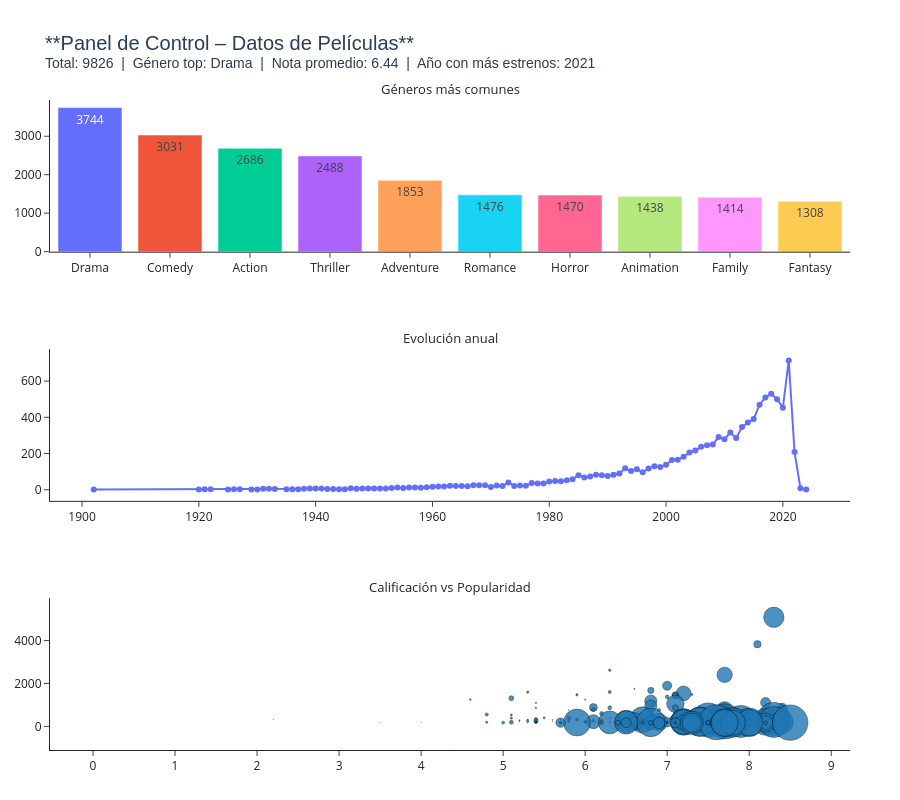

Here is the notebook cell this chart was saved with:
### Markdown cell above
---
## 8. Mini Dashboard con los Principales Resultados

Se combinan los tres gráficos anteriores en una sola vista ordenada usando `make_subplots`, con un título que incluye los KPIs principales del catálogo (total de películas, género top, nota promedio y año con más estrenos). Esto reúne los principales resultados del análisis en un solo vistazo y da un cierre visual a la presentación.

### Code cell
# ─────────────────────────────────────────────────────────────────────────────
# CELDA 8 - Mini Dashboard con KPIs y 3 gráficos (Responsable: Michelangelo)
# ─────────────────────────────────────────────────────────────────────────────

# 1) CALCULAR KPIs PRINCIPALES (a partir del DataFrame ya limpio)
total_peliculas = len(df)
genero_top = df['Genre'].value_counts().index[0]          # género más frecuente
nota_promedio = df['Vote_Average'].mean().round(2)        # promedio global
anio_mas_estrenos = df['Release_Date'].dt.year.value_counts().idxmax()  # año con más lanzamientos

# 2) CREAR SUBPLOTS (1 fila, 3 columnas)
from plotly.subplots import make_subplots

fig_dashboard = make_subplots(
    rows=3, cols=1,
    subplot_titles=("Géneros más comunes", "Evolución anual", "Calificación vs Popularidad"),
    shared_yaxes=False,   # cada gráfico tiene su propia escala Y
    horizontal_spacing=0.12,
    vertical_spacing=0.15
)

# 3) AÑADIR CADA GRÁFICO A SU RESPECTIVO SUBPLOT
# -------------------------------------------------
# Gráfico 1: Barras (géneros) → columna 1
for trace in fig_barras.data:
    fig_dashboard.add_trace(trace, row=1, col=1)

# Gráfico 2: Líneas (evolución anual) → columna 2
for trace in fig_lineas.data:
    fig_dashboard.add_trace(trace, row=2, col=1)

# Gráfico 3: Dispersión (calificación vs popularidad) → columna 3
for trace in fig_dispersion.data:
    fig_dashboard.add_trace(trace, row=3, col=1)

# 4) CONFIGURAR LAYOUT DEL DASHBOARD
fig_dashboard.update_layout(
    title_text=(
        f"**Panel de Control – Datos de Películas**<br>"
        f"<sup>Total: {total_peliculas}  |  "
        f"Género top: {genero_top}  |  "
        f"Nota promedio: {nota_promedio}  |  "
        f"Año con más estrenos: {anio_mas_estrenos}</sup>"
    ),
    title_font=dict(size=20, family="Arial", color="#2c3e50"),
    height=800,
    width=900,
    showlegend=False,          # los gráficos individuales ya tienen su leyenda si la usan
    template="simple_white",
    margin=dict(l=50, r=50, t=100, b=50)
)

# 5) AJUSTAR EJES (para que se vean limpios)
# Eje Y del gráfico 1 (barras) – ya viene con el rango adecuado desde fig_barras
# Eje Y del gráfico 2 (líneas) – igual
# Eje Y del gráfico 3 (dispersión) – igual

# Opcional: si quieres estandarizar el tamaño de los títulos de los subplots
fig_dashboard.update_annotations(font_size=13)

# 6) MOSTRAR DASHBOARD
fig_dashboard.show()

### Figure 1 — Plotly figure (JSON) as saved in the notebook; plotly's stock layout.template omitted (floating-point values rounded to 4 significant figures; data arrays with more than 128 entries replaced by an {"elided": "..."} marker saying what was removed)
{"data": [{"hovertemplate": "Genero=%{x}<br>Cantidad de peliculas=%{y}<extra></extra>", "legendgroup": "Drama", "marker": {"color": "#636efa", "pattern": {"shape": ""}}, "name": "Drama", "orientation": "v", "showlegend": true, "textposition": "auto", "texttemplate": "%{y}", "type": "bar", "x": ["Drama"], "xaxis": "x", "y": [3744], "yaxis": "y"}, {"hovertemplate": "Genero=%{x}<br>Cantidad de peliculas=%{y}<extra></extra>", "legendgroup": "Comedy", "marker": {"color": "#EF553B", "pattern": {"shape": ""}}, "name": "Comedy", "orientation": "v", "showlegend": true, "textposition": "auto", "texttemplate": "%{y}", "type": "bar", "x": ["Comedy"], "xaxis": "x", "y": [3031], "yaxis": "y"}, {"hovertemplate": "Genero=%{x}<br>Cantidad de peliculas=%{y}<extra></extra>", "legendgroup": "Action", "marker": {"color": "#00cc96", "pattern": {"shape": ""}}, "name": "Action", "orientation": "v", "showlegend": true, "textposition": "auto", "texttemplate": "%{y}", "type": "bar", "x": ["Action"], "xaxis": "x", "y": [2686], "yaxis": "y"}, {"hovertemplate": "Genero=%{x}<br>Cantidad de peliculas=%{y}<extra></extra>", "legendgroup": "Thriller", "marker": {"color": "#ab63fa", "pattern": {"shape": ""}}, "name": "Thriller", "orientation": "v", "showlegend": true, "textposition": "auto", "texttemplate": "%{y}", "type": "bar", "x": ["Thriller"], "xaxis": "x", "y": [2488], "yaxis": "y"}, {"hovertemplate": "Genero=%{x}<br>Cantidad de peliculas=%{y}<extra></extra>", "legendgroup": "Adventure", "marker": {"color": "#FFA15A", "pattern": {"shape": ""}}, "name": "Adventure", "orientation": "v", "showlegend": true, "textposition": "auto", "texttemplate": "%{y}", "type": "bar", "x": ["Adventure"], "xaxis": "x", "y": [1853], "yaxis": "y"}, {"hovertemplate": "Genero=%{x}<br>Cantidad de peliculas=%{y}<extra></extra>", "legendgroup": "Romance", "marker": {"color": "#19d3f3", "pattern": {"shape": ""}}, "name": "Romance", "orientation": "v", "showlegend": true, "textposition": "auto", "texttemplate": "%{y}", "type": "bar", "x": ["Romance"], "xaxis": "x", "y": [1476], "yaxis": "y"}, {"hovertemplate": "Genero=%{x}<br>Cantidad de peliculas=%{y}<extra></extra>", "legendgroup": "Horror", "marker": {"color": "#FF6692", "pattern": {"shape": ""}}, "name": "Horror", "orientation": "v", "showlegend": true, "textposition": "auto", "texttemplate": "%{y}", "type": "bar", "x": ["Horror"], "xaxis": "x", "y": [1470], "yaxis": "y"}, {"hovertemplate": "Genero=%{x}<br>Cantidad de peliculas=%{y}<extra></extra>", "legendgroup": "Animation", "marker": {"color": "#B6E880", "pattern": {"shape": ""}}, "name": "Animation", "orientation": "v", "showlegend": true, "textposition": "auto", "texttemplate": "%{y}", "type": "bar", "x": ["Animation"], "xaxis": "x", "y": [1438], "yaxis": "y"}, {"hovertemplate": "Genero=%{x}<br>Cantidad de peliculas=%{y}<extra></extra>", "legendgroup": "Family", "marker": {"color": "#FF97FF", "pattern": {"shape": ""}}, "name": "Family", "orientation": "v", "showlegend": true, "textposition": "auto", "texttemplate": "%{y}", "type": "bar", "x": ["Family"], "xaxis": "x", "y": [1414], "yaxis": "y"}, {"hovertemplate": "Genero=%{x}<br>Cantidad de peliculas=%{y}<extra></extra>", "legendgroup": "Fantasy", "marker": {"color": "#FECB52", "pattern": {"shape": ""}}, "name": "Fantasy", "orientation": "v", "showlegend": true, "textposition": "auto", "texttemplate": "%{y}", "type": "bar", "x": ["Fantasy"], "xaxis": "x", "y": [1308], "yaxis": "y"}, {"hovertemplate": "Year=%{x}<br>Cantidad=%{y}<extra></extra>", "legendgroup": "", "line": {"color": "#636efa", "dash": "solid"}, "marker": {"symbol": "circle"}, "mode": "lines+markers", "name": "", "orientation": "v", "showlegend": false, "type": "scatter", "x": [1902.0, 1920.0, 1921.0, 1922.0, 1925.0, 1926.0, 1927.0, 1929.0, 1930.0, 1931.0, 1932.0, 1933.0, 1935.0, 1936.0, 1937.0, 1938.0, 1939.0, 1940.0, 1941.0, 1942.0, 1943.0, 1944.0, 1945.0, 1946.0, 1947.0, 1948.0, 1949.0, 1950.0, 1951.0, 1952.0, 1953.0, 1954.0, 1955.0, 1956.0, 1957.0, 1958.0, 1959.0, 1960.0, 1961.0, 1962.0, 1963.0, 1964.0, 1965.0, 1966.0, 1967.0, 1968.0, 1969.0, 1970.0, 1971.0, 1972.0, 1973.0, 1974.0, 1975.0, 1976.0, 1977.0, 1978.0, 1979.0, 1980.0, 1981.0, 1982.0, 1983.0, 1984.0, 1985.0, 1986.0, 1987.0, 1988.0, 1989.0, 1990.0, 1991.0, 1992.0, 1993.0, 1994.0, 1995.0, 1996.0, 1997.0, 1998.0, 1999.0, 2000.0, 2001.0, 2002.0, 2003.0, 2004.0, 2005.0, 2006.0, 2007.0, 2008.0, 2009.0, 2010.0, 2011.0, 2012.0, 2013.0, 2014.0, 2015.0, 2016.0, 2017.0, 2018.0, 2019.0, 2020.0, 2021.0, 2022.0, 2023.0, 2024.0], "xaxis": "x2", "y": [1, 1, 2, 2, 1, 2, 2, 1, 1, 5, 5, 4, 3, 2, 2, 5, 6, 6, 6, 4, 4, 3, 2, 8, 5, 6, 6, 7, 7, 7, 10, 12, 10, 12, 12, 11, 13, 16, 17, 17, 22, 20, 21, 19, 24, 25, 24, 15, 23, 20, 40, 21, 23, 22, 37, 34, 34, 45, 48, 46, 52, 57, 80, 68, 73, 82, 80, 76, 83, 89, 118, 103, 113, 96, 117, 130, 125, 138, 164, 165, 182, 205, 216, 237, 245, 250, 291, 279, 316, 285, 347, 371, 390, 470, 510, 530, 500, 453, 714, 208, 8, 1], "yaxis": "y2"}, {"hovertemplate": "<b>%{hovertext}</b><br><br>Calificación Promedio=%{x}<br>Popularidad=%{y}<br>Número de Votos=%{marker.size}<extra></extra>", "hovertext": {"elided": "250 str values"}, "legendgroup": "", "marker": {"color": "#1F77B4", "line": {"color": "black", "width": 0.5}, "opacity": 0.8, "size": {"elided": "250 float values"}, "sizemode": "area", "sizeref": 43.19, "symbol": "circle"}, "mode": "markers", "name": "", "orientation": "v", "showlegend": false, "type": "scatter", "x": {"elided": "250 float values"}, "xaxis": "x3", "y": {"elided": "250 float values"}, "yaxis": "y3"}], "layout": {"annotations": [{"font": {"size": 13}, "showarrow": false, "text": "Géneros más comunes", "x": 0.5, "xanchor": "center", "xref": "paper", "y": 1.0, "yanchor": "bottom", "yref": "paper"}, {"font": {"size": 13}, "showarrow": false, "text": "Evolución anual", "x": 0.5, "xanchor": "center", "xref": "paper", "y": 0.6167, "yanchor": "bottom", "yref": "paper"}, {"font": {"size": 13}, "showarrow": false, "text": "Calificación vs Popularidad", "x": 0.5, "xanchor": "center", "xref": "paper", "y": 0.2333, "yanchor": "bottom", "yref": "paper"}], "height": 800, "margin": {"b": 50, "l": 50, "r": 50, "t": 100}, "showlegend": false, "title": {"font": {"color": "#2c3e50", "family": "Arial", "size": 20}, "text": "**Panel de Control – Datos de Películas**<br><sup>Total: 9826  |  Género top: Drama  |  Nota promedio: 6.44  |  Año con más estrenos: 2021</sup>"}, "width": 900, "xaxis": {"anchor": "y", "domain": [0, 1]}, "xaxis2": {"anchor": "y2", "domain": [0, 1]}, "xaxis3": {"anchor": "y3", "domain": [0, 1]}, "yaxis": {"anchor": "x", "domain": [0.7667, 1.0]}, "yaxis2": {"anchor": "x2", "domain": [0.3833, 0.6167]}, "yaxis3": {"anchor": "x3", "domain": [0, 0.2333]}}}
